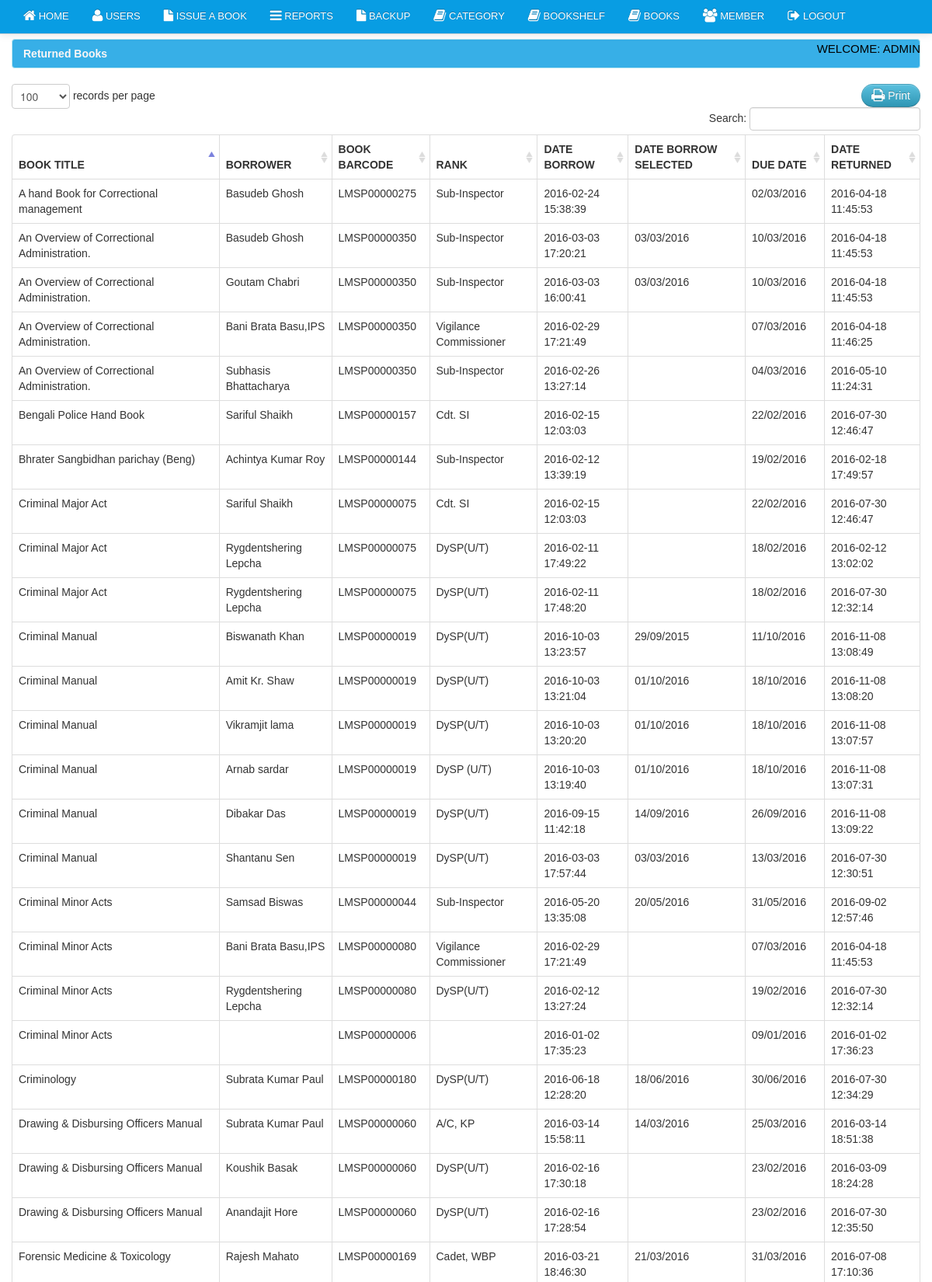
Screenshot of /admin_lms/return.php (signed in, upper part) with the database file from the repository.
### tables this page shows
CREATE TABLE `borrow` (
  `borrow_id` int(11) NOT NULL AUTO_INCREMENT,
  `member_id` bigint(50) NOT NULL,
  `date_borrow` varchar(100) NOT NULL,
  `due_date` varchar(100) DEFAULT NULL,
  `doe` varchar(50) DEFAULT NULL,
  `dom` varchar(50) DEFAULT NULL,
  `status` enum('1','2','3','4','5') DEFAULT '1' COMMENT '1=active, 2=inactive, 3=deleted, 4=damage,5=returned',
  `user_id` int(11) DEFAULT NULL,
  `ip_addr` varchar(255) DEFAULT NULL,
  `borrow_date_2` varchar(100) DEFAULT NULL,
  PRIMARY KEY (`borrow_id`),
  KEY `borrowerid` (`member_id`),
  KEY `borrowid` (`borrow_id`)
);

CREATE TABLE `book` (
  `book_id` int(11) NOT NULL AUTO_INCREMENT,
  `book_title` varchar(100) NOT NULL,
  `category_id` int(50) NOT NULL,
  `author` varchar(50) NOT NULL,
  `book_copies` int(11) NOT NULL,
  `book_pub` varchar(100) NOT NULL,
  `publisher_name` varchar(100) NOT NULL,
  `isbn` varchar(50) NOT NULL,
  `copyright_year` int(11) NOT NULL,
  `date_receive` varchar(20) NOT NULL,
  `date_added` datetime NOT NULL,
  `status` varchar(30) NOT NULL,
  `book_barcode` varchar(255) DEFAULT NULL COMMENT 'Barcode code of a book',
  `bookshelf` varchar(255) DEFAULT NULL COMMENT 'Number of the book shelf',
  `price` varchar(255) DEFAULT NULL COMMENT 'price of the book',
  `doe` varchar(50) DEFAULT NULL,
  `dom` varchar(50) DEFAULT NULL,
  `user_id` int(11) DEFAULT NULL,
  `ip_addr` varchar(255) DEFAULT NULL,
  `language` varchar(255) DEFAULT NULL,
  PRIMARY KEY (`book_id`)
);

CREATE TABLE `member` (
  `member_id` int(11) NOT NULL AUTO_INCREMENT,
  `firstname` varchar(100) NOT NULL,
  `lastname` varchar(100) NOT NULL,
  `gender` varchar(10) NOT NULL,
  `address` varchar(100) NOT NULL,
  `contact` varchar(100) NOT NULL,
  `type` varchar(100) NOT NULL,
  `year_level` varchar(100) NOT NULL,
  `status` varchar(100) NOT NULL,
  `doe` varchar(50) DEFAULT NULL,
  `dom` varchar(50) DEFAULT NULL,
  `user_id` int(11) DEFAULT NULL,
  `membership_id` varchar(255) DEFAULT NULL COMMENT 'This is a unique id of a member',
  `ip_addr` varchar(255) DEFAULT NULL,
  `rank` varchar(255) DEFAULT NULL,
  `serial_no` varchar(255) DEFAULT NULL,
  PRIMARY KEY (`member_id`),
  UNIQUE KEY `membership_id` (`membership_id`),
  UNIQUE KEY `serial_no` (`serial_no`)
);

CREATE TABLE `borrowdetails` (
  `borrow_details_id` int(11) NOT NULL AUTO_INCREMENT,
  `book_id` int(11) NOT NULL,
  `borrow_id` int(11) NOT NULL,
  `borrow_status` varchar(50) NOT NULL,
  `date_return` varchar(100) NOT NULL,
  `doe` varchar(50) DEFAULT NULL,
  `dom` varchar(50) DEFAULT NULL,
  `status` enum('1','2','3') NOT NULL DEFAULT '1' COMMENT '1=active, 2=inactive, 3=deleted',
  `user_id` int(11) DEFAULT NULL,
  `ip_addr` varchar(255) DEFAULT NULL,
  PRIMARY KEY (`borrow_details_id`)
);

### admin_lms/return.php (the view, shortened to what this page needs)
<?php include('header.php'); ?>
<?php include('navbar_borrow.php'); ?>
    <div class="container">
		<div class="margin-top">
			<div class="row">
				<div class="span12">
                <center class="title">
						<h1>Returned Books</h1>
						</center>
						<div class="alert alert-info"><strong>Returned Books</strong></div>
                            <table cellpadding="0" cellspacing="0" border="0" class="table table-bordered" id="example">
								<div class="pull-right">
								<a href="" onclick="window.print()" class="btn btn-info"><i class="icon-print icon-large"></i> Print</a>
								</div>
                                <thead>
                                    <tr>
                                        <th>Book title</th>
                                        <th>Borrower</th>
                                        <th>Book Barcode</th>
                                        <th>Rank</th>
                                        <th>Date Borrow</th>
                                        <th>Date Borrow Selected</th>
                                        <th>Due Date</th>
                                        <th>Date Returned</th>
                                    </tr>
                                </thead>
                                <tbody>
                                  <?php  $user_query=mysql_query("select borrow.borrow_id,
								  										 book.book_id,
																		 borrowdetails.borrow_details_id,
																		 book.book_title,
																		 firstname,
																		 lastname,
																		 book.book_barcode,
																		 rank,
																		 borrow.date_borrow,
																		 borrow.borrow_date_2,
																		 due_date,
																		 date_return
								  								from borrow
								LEFT JOIN member ON borrow.member_id = member.member_id
								LEFT JOIN borrowdetails ON borrow.borrow_id = borrowdetails.borrow_id
								LEFT JOIN book on borrowdetails.book_id =  book.book_id
								where borrowdetails.borrow_status = 'returned'ORDER BY borrow.borrow_id DESC
								  ")or die(mysql_error());
									while($row=mysql_fetch_array($user_query)){
									$id=$row['borrow_id'];
									?>
									<tr class="del<?php echo $id ?>">
                                    <td><?php echo $row['book_title']; ?></td>
                                    <td><?php echo $row['firstname']." ".$row['lastname']; ?></td>
                                    <td><?php echo $row['book_barcode']; ?></td>
                                    <td><?php echo $row['rank']; ?></td>
									<td><?php echo $row['date_borrow']; ?></td>
                                    <td><?php echo $row['borrow_date_2']; ?></td>
                                    <td><?php echo $row['due_date']; ?> </td>
									<td><?php echo $row['date_return']; ?> </td>
                                    </tr>
									<?php  }  ?>
                                </tbody>
                            </table>
			</div>
			</div>
		</div>
    </div>
<?php include('footer.php') ?>

### css/docs.css (style rules this page uses)
.title { display:none; }
body { font-family:'TR Century Gothic',Helvetica,Arial,sans-serif !important; }
.btn { border-radius: 25px !important; }
.alert { text-shadow: none; }
th { text-transform:uppercase; }
.margin-top { margin-top:50px; }
body { position: relative; }

### css/print.css (style rules this page uses)
h1 { text-transform:uppercase; }
.title { display:visible; }
th { text-align:left; }
td { text-align:left; border-top:1px solid; padding:2px; }
.btn { display:none; }
.alert { display:none; }
body { font-family:arial; font-size:13px; }

### rows the page displays
borrow: book.book_title "Criminal Manual", member.firstname "Biswanath", member.lastname "Khan", book.book_barcode "LMSP00000019", member.rank "DySP(U/T)", date_borrow "2016-10-03 13:23:57", borrow_date_2 "29/09/2015", due_date "11/10/2016", borrowdetails.date_return "2016-11-08 13:08:49"
borrow: book.book_title "Criminal Manual", member.firstname "Amit Kr.", member.lastname "Shaw", book.book_barcode "LMSP00000019", member.rank "DySP(U/T)", date_borrow "2016-10-03 13:21:04", borrow_date_2 "01/10/2016", due_date "18/10/2016", borrowdetails.date_return "2016-11-08 13:08:20"
borrow: book.book_title "Criminal Manual", member.firstname "Vikramjit", member.lastname "lama", book.book_barcode "LMSP00000019", member.rank "DySP(U/T)", date_borrow "2016-10-03 13:20:20", borrow_date_2 "01/10/2016", due_date "18/10/2016", borrowdetails.date_return "2016-11-08 13:07:57"
borrow: book.book_title "Criminal Manual", member.firstname "Arnab", member.lastname "sardar", book.book_barcode "LMSP00000019", member.rank "DySP (U/T)", date_borrow "2016-10-03 13:19:40", borrow_date_2 "01/10/2016", due_date "18/10/2016", borrowdetails.date_return "2016-11-08 13:07:31"
borrow: book.book_title "Criminal Manual", member.firstname "Dibakar", member.lastname "Das", book.book_barcode "LMSP00000019", member.rank "DySP(U/T)", date_borrow "2016-09-15 11:42:18", borrow_date_2 "14/09/2016", due_date "26/09/2016", borrowdetails.date_return "2016-11-08 13:09:22"
borrow: book.book_title "Criminology", member.firstname "Subrata Kumar", member.lastname "Paul", book.book_barcode "LMSP00000180", member.rank "DySP(U/T)", date_borrow "2016-06-18 12:28:20", borrow_date_2 "18/06/2016", due_date "30/06/2016", borrowdetails.date_return "2016-07-30 12:34:29"
borrow: book.book_title "Criminal Minor Acts", member.firstname "Samsad", member.lastname "Biswas", book.book_barcode "LMSP00000044", member.rank "Sub-Inspector", date_borrow "2016-05-20 13:35:08", borrow_date_2 "20/05/2016", due_date "31/05/2016", borrowdetails.date_return "2016-09-02 12:57:46"
borrow: book.book_title "Forensic Medicine & Toxicology", member.firstname "Rajesh", member.lastname "Mahato", book.book_barcode "LMSP00000169", member.rank "Cadet, WBP", date_borrow "2016-03-21 18:46:30", borrow_date_2 "21/03/2016", due_date "31/03/2016", borrowdetails.date_return "2016-07-08 17:10:36"
borrow: book.book_title "Drawing & Disbursing Officers Manual", member.firstname "Subrata Kumar", member.lastname "Paul", book.book_barcode "LMSP00000060", member.rank "A/C, KP", date_borrow "2016-03-14 15:58:11", borrow_date_2 "14/03/2016", due_date "25/03/2016", borrowdetails.date_return "2016-03-14 18:51:38"
borrow: book.book_title "Criminal Manual", member.firstname "Shantanu", member.lastname "Sen", book.book_barcode "LMSP00000019", member.rank "DySP(U/T)", date_borrow "2016-03-03 17:57:44", borrow_date_2 "03/03/2016", due_date "13/03/2016", borrowdetails.date_return "2016-07-30 12:30:51"
borrow: book.book_title "An Overview of Correctional Administration.", member.firstname "Basudeb", member.lastname "Ghosh", book.book_barcode "LMSP00000350", member.rank "Sub-Inspector", date_borrow "2016-03-03 17:20:21", borrow_date_2 "03/03/2016", due_date "10/03/2016", borrowdetails.date_return "2016-04-18 11:45:53"
borrow: book.book_title "An Overview of Correctional Administration.", member.firstname "Goutam", member.lastname "Chabri", book.book_barcode "LMSP00000350", member.rank "Sub-Inspector", date_borrow "2016-03-03 16:00:41", borrow_date_2 "03/03/2016", due_date "10/03/2016", borrowdetails.date_return "2016-04-18 11:45:53"
borrow: book.book_title "Criminal Minor Acts", member.firstname "Bani Brata", member.lastname "Basu,IPS", book.book_barcode "LMSP00000080", member.rank "Vigilance Commissioner", date_borrow "2016-02-29 17:21:49", due_date "07/03/2016", borrowdetails.date_return "2016-04-18 11:45:53", book.book_title "An Overview of Correctional Administration.", book.book_barcode "LMSP00000350", borrowdetails.date_return "2016-04-18 11:46:25"
borrow: book.book_title "An Overview of Correctional Administration.", member.firstname "Subhasis", member.lastname "Bhattacharya", book.book_barcode "LMSP00000350", member.rank "Sub-Inspector", date_borrow "2016-02-26 13:27:14", due_date "04/03/2016", borrowdetails.date_return "2016-05-10 11:24:31"
borrow: book.book_title "A hand Book for Correctional management", member.firstname "Basudeb", member.lastname "Ghosh", book.book_barcode "LMSP00000275", member.rank "Sub-Inspector", date_borrow "2016-02-24 15:38:39", due_date "02/03/2016", borrowdetails.date_return "2016-04-18 11:45:53"
borrow: book.book_title "Drawing & Disbursing Officers Manual", member.firstname "Koushik", member.lastname "Basak", book.book_barcode "LMSP00000060", member.rank "DySP(U/T)", date_borrow "2016-02-16 17:30:18", due_date "23/02/2016", borrowdetails.date_return "2016-03-09 18:24:28"
borrow: book.book_title "Drawing & Disbursing Officers Manual", member.firstname "Anandajit", member.lastname "Hore", book.book_barcode "LMSP00000060", member.rank "DySP(U/T)", date_borrow "2016-02-16 17:28:54", due_date "23/02/2016", borrowdetails.date_return "2016-07-30 12:35:50"
borrow: book.book_title "Bengali Police Hand Book", member.firstname "Sariful", member.lastname "Shaikh", book.book_barcode "LMSP00000157", member.rank "Cdt. SI", date_borrow "2016-02-15 12:03:03", due_date "22/02/2016", borrowdetails.date_return "2016-07-30 12:46:47", book.book_title "Criminal Major Act", book.book_barcode "LMSP00000075"
borrow: book.book_title "Bhrater Sangbidhan parichay (Beng)", member.firstname "Achintya Kumar", member.lastname "Roy", book.book_barcode "LMSP00000144", member.rank "Sub-Inspector", date_borrow "2016-02-12 13:39:19", due_date "19/02/2016", borrowdetails.date_return "2016-02-18 17:49:57"
borrow: book.book_title "Criminal Minor Acts", member.firstname "Rygdentshering", member.lastname "Lepcha", book.book_barcode "LMSP00000080", member.rank "DySP(U/T)", date_borrow "2016-02-12 13:27:24", due_date "19/02/2016", borrowdetails.date_return "2016-07-30 12:32:14"
borrow: book.book_title "Criminal Major Act", member.firstname "Rygdentshering", member.lastname "Lepcha", book.book_barcode "LMSP00000075", member.rank "DySP(U/T)", date_borrow "2016-02-11 17:49:22", due_date "18/02/2016", borrowdetails.date_return "2016-02-12 13:02:02"
borrow: book.book_title "Criminal Major Act", member.firstname "Rygdentshering", member.lastname "Lepcha", book.book_barcode "LMSP00000075", member.rank "DySP(U/T)", date_borrow "2016-02-11 17:48:20", due_date "18/02/2016", borrowdetails.date_return "2016-07-30 12:32:14"
borrowdetails: book.book_title "Criminal Minor Acts", book.book_barcode "LMSP00000006", borrow.date_borrow "2016-01-02 17:35:23", borrow.due_date "09/01/2016", date_return "2016-01-02 17:36:23"

### other values shown
USER_WELCOME_TEXT "WELCOME: ADMIN"
